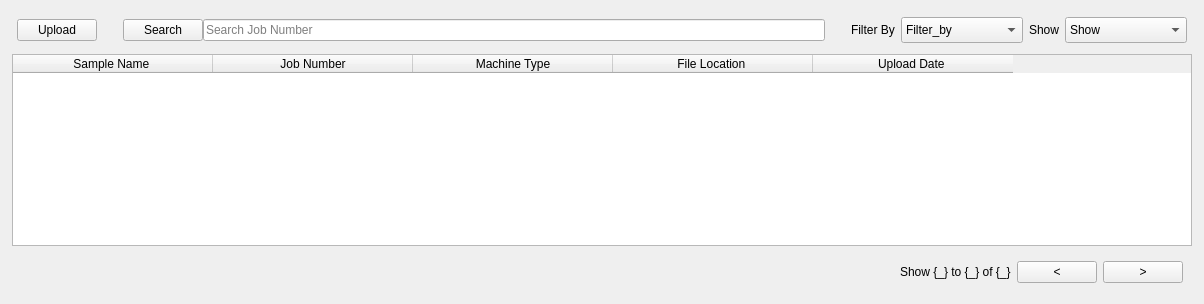
             <widget class="QWidget" name="icpHistory">
              <attribute name="title">
               <string>Database</string>
              </attribute>
              <layout class="QVBoxLayout" name="verticalLayout_20">
               <property name="leftMargin">
                <number>12</number>
               </property>
               <property name="topMargin">
                <number>12</number>
               </property>
               <property name="rightMargin">
                <number>12</number>
               </property>
               <property name="bottomMargin">
                <number>12</number>
               </property>
               <item>
                <widget class="QWidget" name="icpData" native="true">
                 <property name="minimumSize">
                  <size>
                   <width>0</width>
                   <height>100</height>
                  </size>
                 </property>
                 <property name="styleSheet">
                  <string notr="true"/>
                 </property>
                 <layout class="QVBoxLayout" name="verticalLayout_28">
                  <property name="leftMargin">
                   <number>0</number>
                  </property>
                  <property name="topMargin">
                   <number>0</number>
                  </property>
                  <property name="rightMargin">
                   <number>0</number>
                  </property>
                  <property name="bottomMargin">
                   <number>0</number>
                  </property>
                  <item>
                   <widget class="QWidget" name="icpSearchBar" native="true">
                    <property name="minimumSize">
                     <size>
                      <width>0</width>
                      <height>0</height>
                     </size>
                    </property>
                    <property name="styleSheet">
                     <string notr="true"/>
                    </property>
                    <layout class="QHBoxLayout" name="horizontalLayout_24">
                     <property name="leftMargin">
                      <number>5</number>
                     </property>
                     <property name="topMargin">
                      <number>5</number>
                     </property>
                     <property name="rightMargin">
                      <number>5</number>
                     </property>
                     <property name="bottomMargin">
                      <number>5</number>
                     </property>
                     <item>
                      <widget class="QPushButton" name="icpUploadBtn">
                       <property name="text">
                        <string>Upload</string>
                       </property>
                      </widget>
                     </item>
                     <item>
                      <widget class="QWidget" name="widget_39" native="true">
                       <property name="minimumSize">
                        <size>
                         <width>400</width>
                         <height>0</height>
                        </size>
                       </property>
                       <layout class="QHBoxLayout" name="horizontalLayout_55">
                        <property name="spacing">
                         <number>0</number>
                        </property>
                        <property name="leftMargin">
                         <number>20</number>
                        </property>
                        <property name="topMargin">
                         <number>0</number>
                        </property>
                        <property name="rightMargin">
                         <number>20</number>
                        </property>
                        <property name="bottomMargin">
                         <number>0</number>
                        </property>
                        <item>
                         <widget class="QPushButton" name="icpSearchBtn1">
                          <property name="text">
                           <string>Search</string>
                          </property>
                         </widget>
                        </item>
                        <item>
                         <widget class="QLineEdit" name="icpSearchLine1">
                          <property name="minimumSize">
                           <size>
                            <width>201</width>
                            <height>22</height>
                           </size>
                          </property>
                          <property name="maximumSize">
                           <size>
                            <width>16777215</width>
                            <height>16777215</height>
                           </size>
                          </property>
                          <property name="placeholderText">
                           <string>Search Job Number</string>
                          </property>
                         </widget>
                        </item>
                       </layout>
                      </widget>
                     </item>
                     <item>
                      <widget class="QLabel" name="label_60">
                       <property name="text">
                        <string>Filter By</string>
                       </property>
                      </widget>
                     </item>
                     <item>
                      <widget class="QComboBox" name="filterComboBox">
                       <property name="minimumSize">
                        <size>
                         <width>122</width>
                         <height>26</height>
                        </size>
                       </property>
                       <property name="currentText">
                        <string>Filter_by</string>
                       </property>
                       <item>
                        <property name="text">
                         <string>Filter_by</string>
                        </property>
                       </item>
                      </widget>
                     </item>
                     <item>
                      <widget class="QLabel" name="label_54">
                       <property name="text">
                        <string>Show</string>
                       </property>
                      </widget>
                     </item>
                     <item>
                      <widget class="QComboBox" name="ShowComboBox">
                       <property name="minimumSize">
                        <size>
                         <width>122</width>
                         <height>26</height>
                        </size>
                       </property>
                       <item>
                        <property name="text">
                         <string>Show </string>
                        </property>
                       </item>
                      </widget>
                     </item>
                    </layout>
                   </widget>
                  </item>
                  <item>
                   <widget class="QTableWidget" name="icpTable">
                    <attribute name="horizontalHeaderCascadingSectionResizes">
                     <bool>true</bool>
                    </attribute>
                    <attribute name="horizontalHeaderDefaultSectionSize">
                     <number>200</number>
                    </attribute>
                    <attribute name="horizontalHeaderShowSortIndicator" stdset="0">
                     <bool>false</bool>
                    </attribute>
                    <attribute name="horizontalHeaderStretchLastSection">
                     <bool>false</bool>
                    </attribute>
                    <attribute name="verticalHeaderVisible">
                     <bool>false</bool>
                    </attribute>
                    <attribute name="verticalHeaderCascadingSectionResizes">
                     <bool>false</bool>
                    </attribute>
                    <attribute name="verticalHeaderShowSortIndicator" stdset="0">
                     <bool>false</bool>
                    </attribute>
                    <attribute name="verticalHeaderStretchLastSection">
                     <bool>false</bool>
                    </attribute>
                    <column>
                     <property name="text">
                      <string>Sample Name </string>
                     </property>
                    </column>
                    <column>
                     <property name="text">
                      <string>Job Number</string>
                     </property>
                    </column>
                    <column>
                     <property name="text">
                      <string>Machine Type</string>
                     </property>
                    </column>
                    <column>
                     <property name="text">
                      <string>File Location </string>
                     </property>
                    </column>
                    <column>
                     <property name="text">
                      <string>Upload Date </string>
                     </property>
                    </column>
                   </widget>
                  </item>
                  <item>
                   <widget class="QWidget" name="icpHistoryFooter" native="true">
                    <property name="minimumSize">
                     <size>
                      <width>0</width>
                      <height>20</height>
                     </size>
                    </property>
                    <layout class="QHBoxLayout" name="horizontalLayout_69">
                     <item>
                      <spacer name="horizontalSpacer_24">
                       <property name="orientation">
                        <enum>Qt::Horizontal</enum>
                       </property>
                       <property name="sizeHint" stdset="0">
                        <size>
                         <width>879</width>
                         <height>20</height>
                        </size>
                       </property>
                      </spacer>
                     </item>
                     <item>
                      <widget class="QLabel" name="label_61">
                       <property name="text">
                        <string>Show {_} to {_} of {_}</string>
                       </property>
                      </widget>
                     </item>
                     <item>
                      <widget class="QPushButton" name="pushButton_9">
                       <property name="text">
                        <string>&lt;</string>
                       </property>
                      </widget>
                     </item>
                     <item>
                      <widget class="QPushButton" name="pushButton_4">
                       <property name="text">
                        <string>&gt;</string>
                       </property>
                      </widget>
                     </item>
                    </layout>
                   </widget>
                  </item>
                 </layout>
                </widget>
               </item>
              </layout>
             </widget>
